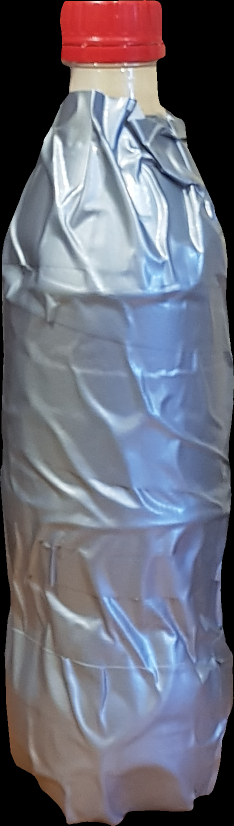
#> input picture objs/obj.png, 468 x 1651 px (shown at 1/2 size)
$ python template_match.py
#> lines starting #> are read from the running program, lines starting #| are printed output that depends on the picture
#> further down, template is the input picture: shape (1651, 468, 4); mean B, G, R, A 121.5, 108.4, 106.8, 208.3
### image_transformer.py
import random

from cv2 import cv2
import numpy as np


# [14 lines left out: functions random_color_balance, add_gaussian_noise, not called in this run]


def add_noise(image):
    return np.clip(image + (np.std(image) * np.random.random(size=image.shape[:3])), 0, 255)


def random_contrast(image, a, b):
    return np.clip(image * random.uniform(a, b), 0, 255)


def random_brightness(image, a, b):
    return np.clip(image + (255 * (random.uniform(a, b) - 1)), 0, 255)


# [93 lines left out: functions resize_prop, draw_lines, get_alpha_corners, offset_corners, add_alpha, not called in this run]


def add_RGBA2RGB(rgb, rgba, x_offset=0, y_offset=0):
#> called with x_offset = 0, y_offset = 0
    h, w = rgb.shape[:2]
#> h = 1651; w = 468
    ah, aw = rgba.shape[:2]
#> ah = 1651; aw = 468

    for y, yp in enumerate(rgba):
        for x, xp in enumerate(yp):
            if xp[3] != 0:
                rgb[y_offset + y, x_offset + x] = xp[:3]
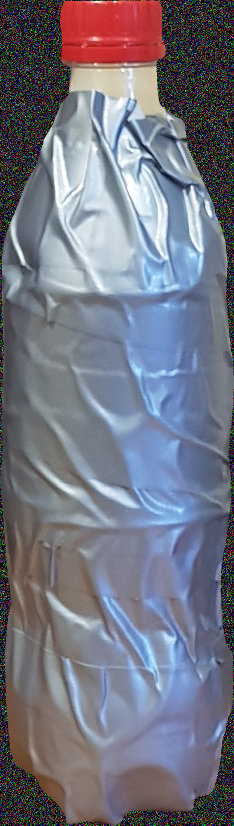
#> rgb: shape (1651, 468, 3) (shown at 1/2 size); mean of channels 0, 1, 2 128.8, 115.7, 114.1; drawn as B, G, R

    a = np.zeros((h, w), np.uint8)
    a[y_offset:y_offset + ah, x_offset:x_offset + aw] = rgba[:, :, 3]
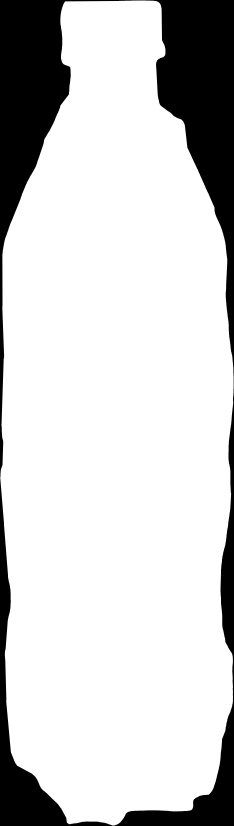
#> a: shape (1651, 468) (shown at 1/2 size); min 0, max 255, mean 208.3

    return rgb, a


# [16 lines left out: functions const_resize, get_alpha_bbox, not called in this run]


def resize_to_bbox(image, bbox):
    return image[bbox[0]:bbox[1], bbox[2]:bbox[3]]


# [103 lines left out: functions get_translation_M, get_rotation_M, get_scale_M, get_projective_Ms, transform, not called in this run]

### template_match.py
from cv2 import cv2
import numpy as np
from matplotlib import pyplot as plt

from image_transformer import add_RGBA2RGB

cam = cv2.VideoCapture(0)

template = cv2.imread('objs/obj.png', flags=cv2.IMREAD_UNCHANGED)
noise = np.random.normal(0,1,template.shape[:2] + (3,)).astype('uint8')

template, _ = add_RGBA2RGB(rgb=noise, rgba=template)
template = cv2.cvtColor(template, cv2.COLOR_RGB2GRAY)
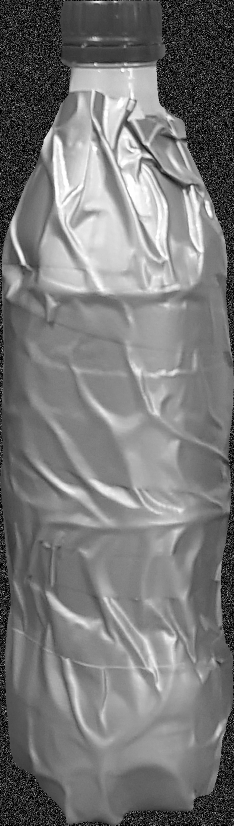
#> template: shape (1651, 468) (shown at 1/2 size); min 0, max 255, mean 119.5

w, h = template.shape[::-1]
#> w = 468; h = 1651

while True:
    _, frame = cam.read()
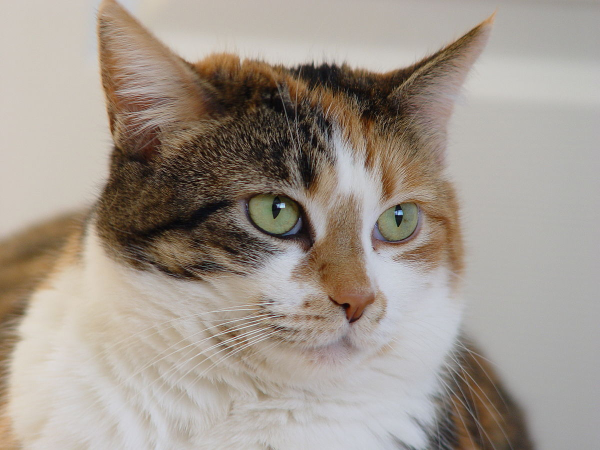
#> input picture cat.jpg, 1200 x 900 px, given in place of the camera (shown at 1/2 size)
#> frame is the input picture: shape (900, 1200, 3); mean B, G, R 142, 151.8, 161.6
    frame = cv2.cvtColor(frame, cv2.COLOR_RGB2GRAY)
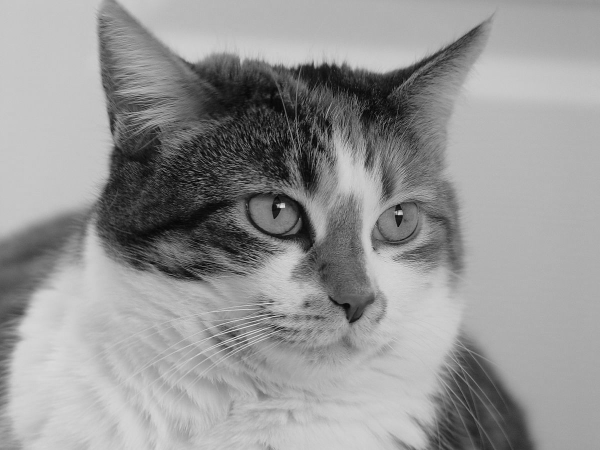
#> frame: shape (900, 1200) (shown at 1/2 size); min 0, max 246, mean 150
    # All the 6 methods for comparison in a list
    methods = ['cv2.TM_CCOEFF', 'cv2.TM_CCOEFF_NORMED', 'cv2.TM_CCORR',
               'cv2.TM_CCORR_NORMED', 'cv2.TM_SQDIFF', 'cv2.TM_SQDIFF_NORMED']

    for meth in methods:
        method = eval(meth)
        # Apply template Matching

#> (the run stopped early here; a loop or call above may not have finished)
